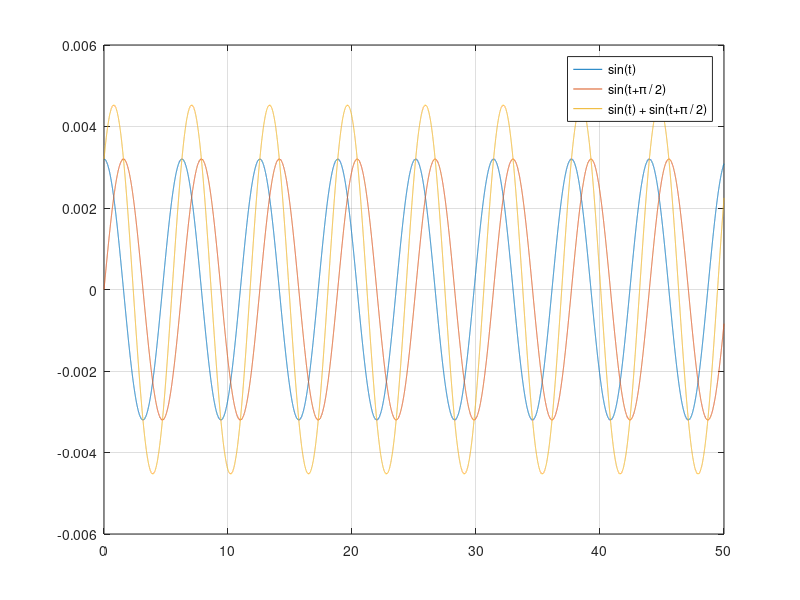

The MATLAB script that drew this image: (Note: this script raises an error after producing the figure.)
clc
clear
t = 0:0.001:50;
x = 0.0032*sin(t);
y = 0.0032*sin(t+pi/2);
figure
plot(t,y)
hold on
plot(t,x)
hold on
plot(t,x+y)
legend('sin(t)','sin(t+\pi / 2)' ,'sin(t) + sin(t+\pi / 2)',Location='best')
grid on
title('Signal without any noise',Interpreter='latex',FontSize=20)

x_new = x + wgn(length(t),1,0).' + 0.1*sin(100*pi*t);
y_new = y + wgn(length(t),1,0).' + 0.1*sin(100*pi*t);
figure
plot(t,x_new)
grid on
title('Noisy Signal from front of foot',Interpreter='latex',FontSize=20)

